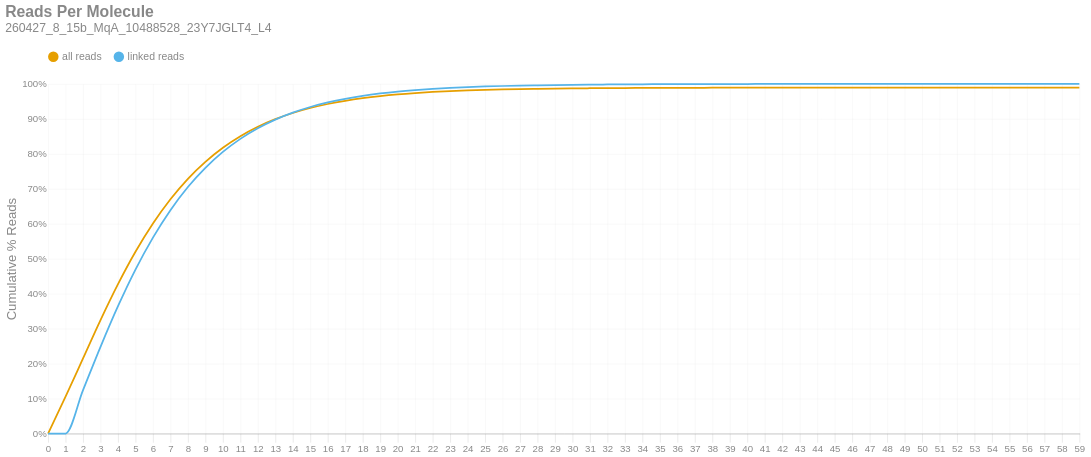

This figure's notebook cell:
### Markdown cell above
### Reads per Molecule
This chart shows the cumulative distribution of the number of reads per linked molecule. That is, how many alignments are associated with a unique molecule. This excludes the number of reads associated with invalid or absent linked-read barcodes. The `linked` histogram is the percentages recalculated when disregarding singletons.

### Code cell
if SKIPLR:
    print_html(f"Skipped")
else:
    counts = np.bincount(valids['reads'].cast(pl.Int64).to_numpy())
    weighted = counts * np.arange(len(counts))
    all_perc = weighted / n_reads
    linked_perc = weighted / n_linked_reads
    linked_perc[1] = 0
    binned_df = pl.DataFrame({
        'readsper': list(range(len(counts))),
        'all reads (cumsum)': np.cumsum(all_perc).tolist(),
        'linked reads (cumsum)': np.cumsum(linked_perc).tolist(),
    })

    with SafeRender(binned_df):
        (
            density_plot(binned_df, 'Reads Per Molecule', samplename, 'readspmol')
            .encode(
                x=alt.X('readsper:O', title=None).axis(labelAngle=0).scale(padding=0),
                y=alt.Y('value:Q', title='Cumulative % Reads').axis(format='%').stack(False),
                color=alt.Color("key:N").scale(domain=["all reads", "linked reads"]),
                tooltip=[
                    alt.Tooltip("key:N", title="Data Type"),
                    alt.Tooltip("readsper:O", title="Reads Per Molecule"),
                    alt.Tooltip("value:Q", format=".2%", title="% Reads (Cum.)")
                ]            
            )
        ).display()

### Figure 1 — Vega-Lite specification as saved in the notebook (floating-point values rounded to 4 significant figures)
{"width": "container", "height": 400, "config": {"title": {"anchor": "start", "dy": -15, "fontSize": 18, "color": "#888888", "subtitleColor": "#888888", "subtitleFontSize": 14}, "arc": {"fill": "#0072B2"}, "axis": {"domainColor": "#888888", "domainWidth": 0.5, "gridWidth": 0.2, "grid": false, "titleFontWeight": 400, "titleFontSize": 15, "labelFontSize": 11, "labelColor": "#888888", "tickColor": "#888888", "tickWidth": 0.2, "titleColor": "#888888"}, "axisBand": {"grid": false}, "axisX": {"grid": true, "tickSize": 10, "domainCap": "round"}, "axisY": {"domain": false, "grid": true, "tickSize": 0, "domainCap": "round"}, "background": "transparent", "header": {"labelFontSize": 15, "labelColor": "#888888", "titleFontSize": 15, "titleFontWeight": 600, "titleColor": "#888888"}, "legend": {"labelFont": "sans-serif", "labelFontSize": 12, "labelColor": "#888888", "symbolSize": 100, "symbolType": "circle", "titleFontSize": 12, "titlePadding": 10, "titleColor": "#888888", "title": null, "orient": "top"}, "range": {"category": ["#E69F00", "#56B4E9", "#009E73", "#F0E442", "#0072B2", "#D55E00", "#CC79A7", "#000000"], "diverging": ["#cfe8f3", "#a2d4ec", "#73bfe2", "#46abdb", "#1696d2", "#12719e"]}, "area": {"fill": "#0072B2", "fillOpacity": 0.7, "line": true, "strokeOpacity": 0.7}, "line": {"color": "#0072B2", "stroke": "#0072B2", "strokeWidth": 2}, "trail": {"color": "#0072B2", "stroke": "#0072B2", "strokeWidth": 0, "size": 1}, "point": {"filled": true, "fillOpacity": 1.0, "size": 95}, "text": {"color": "#888888", "fontSize": 11, "align": "right", "fontWeight": 400, "size": 11}, "bar": {"fill": "#0072B2", "stroke": null}, "view": {"stroke": null, "continuousWidth": 660, "continuousHeight": 400}}, "data": {"name": "data-d497ba40ca4da91fc4fdb604662c12ae"}, "mark": {"type": "line", "interpolate": "monotone", "point": {"opacity": 0, "size": 275}}, "encoding": {"color": {"field": "key", "scale": {"domain": ["all reads", "linked reads"]}, "type": "nominal"}, "tooltip": [{"field": "key", "title": "Data Type", "type": "nominal"}, {"field": "readsper", "title": "Reads Per Molecule", "type": "ordinal"}, {"field": "value", "format": ".2%", "title": "% Reads (Cum.)", "type": "quantitative"}], "x": {"axis": {"labelAngle": 0}, "field": "readsper", "scale": {"padding": 0}, "title": null, "type": "ordinal"}, "y": {"axis": {"format": "%"}, "field": "value", "stack": false, "title": "Cumulative % Reads", "type": "quantitative"}}, "params": [{"name": "param_c36ac31b6afebe62", "select": {"type": "point", "fields": ["key"]}, "bind": "legend"}], "title": {"text": "Reads Per Molecule", "subtitle": "260427_8_15b_MqA_10488528_23Y7JGLT4_L4"}, "transform": [{"fold": ["all reads (cumsum)", "linked reads (cumsum)"]}, {"calculate": "replace(datum.key, ' (cumsum)', '')", "as": "key"}, {"filter": {"param": "param_c36ac31b6afebe62"}}], "usermeta": {"embedOptions": {"downloadFileName": "260427_8_15b_MqA_10488528_23Y7JGLT4_L4.readspmol"}}, "$schema": "https://vega.github.io/schema/vega-lite/v6.4.1.json", "datasets": {"data-d497ba40ca4da91fc4fdb604662c12ae": [{"readsper": 0, "all reads (cumsum)": 0.0, "linked reads (cumsum)": 0.0}, {"readsper": 1, "all reads (cumsum)": 0.1051, "linked reads (cumsum)": 0.0}, {"readsper": 2, "all reads (cumsum)": 0.2148, "linked reads (cumsum)": 0.124}, {"readsper": 3, "all reads (cumsum)": 0.3244, "linked reads (cumsum)": 0.2479}, {"readsper": 4, "all reads (cumsum)": 0.4272, "linked reads (cumsum)": 0.3642}, {"readsper": 5, "all reads (cumsum)": 0.5199, "linked reads (cumsum)": 0.469}, {"readsper": 6, "all reads (cumsum)": 0.6007, "linked reads (cumsum)": 0.5604}, {"readsper": 7, "all reads (cumsum)": 0.6701, "linked reads (cumsum)": 0.6389}, {"readsper": 8, "all reads (cumsum)": 0.7286, "linked reads (cumsum)": 0.705}, {"readsper": 9, "all reads (cumsum)": 0.7771, "linked reads (cumsum)": 0.7599}, {"readsper": 10, "all reads (cumsum)": 0.8174, "linked reads (cumsum)": 0.8054}, {"readsper": 11, "all reads (cumsum)": 0.8504, "linked reads (cumsum)": 0.8428}, {"readsper": 12, "all reads (cumsum)": 0.8773, "linked reads (cumsum)": 0.8732}, {"readsper": 13, "all reads (cumsum)": 0.8991, "linked reads (cumsum)": 0.8979}, {"readsper": 14, "all reads (cumsum)": 0.9168, "linked reads (cumsum)": 0.9179}, {"readsper": 15, "all reads (cumsum)": 0.931, "linked reads (cumsum)": 0.934}, {"readsper": 16, "all reads (cumsum)": 0.9425, "linked reads (cumsum)": 0.9469}, {"readsper": 17, "all reads (cumsum)": 0.9517, "linked reads (cumsum)": 0.9574}, {"readsper": 18, "all reads (cumsum)": 0.9592, "linked reads (cumsum)": 0.9659}, {"readsper": 19, "all reads (cumsum)": 0.9652, "linked reads (cumsum)": 0.9726}, {"readsper": 20, "all reads (cumsum)": 0.97, "linked reads (cumsum)": 0.9781}, {"readsper": 21, "all reads (cumsum)": 0.9738, "linked reads (cumsum)": 0.9824}, {"readsper": 22, "all reads (cumsum)": 0.9769, "linked reads (cumsum)": 0.9858}, {"readsper": 23, "all reads (cumsum)": 0.9794, "linked reads (cumsum)": 0.9886}, {"readsper": 24, "all reads (cumsum)": 0.9813, "linked reads (cumsum)": 0.9908}, {"readsper": 25, "all reads (cumsum)": 0.9829, "linked reads (cumsum)": 0.9926}, {"readsper": 26, "all reads (cumsum)": 0.9841, "linked reads (cumsum)": 0.994}, {"readsper": 27, "all reads (cumsum)": 0.9852, "linked reads (cumsum)": 0.9952}, {"readsper": 28, "all reads (cumsum)": 0.9859, "linked reads (cumsum)": 0.996}, {"readsper": 29, "all reads (cumsum)": 0.9866, "linked reads (cumsum)": 0.9968}, {"readsper": 30, "all reads (cumsum)": 0.9871, "linked reads (cumsum)": 0.9974}, {"readsper": 31, "all reads (cumsum)": 0.9876, "linked reads (cumsum)": 0.9979}, {"readsper": 32, "all reads (cumsum)": 0.9879, "linked reads (cumsum)": 0.9983}, {"readsper": 33, "all reads (cumsum)": 0.9882, "linked reads (cumsum)": 0.9986}, {"readsper": 34, "all reads (cumsum)": 0.9884, "linked reads (cumsum)": 0.9989}, {"readsper": 35, "all reads (cumsum)": 0.9886, "linked reads (cumsum)": 0.9991}, {"readsper": 36, "all reads (cumsum)": 0.9888, "linked reads (cumsum)": 0.9993}, {"readsper": 37, "all reads (cumsum)": 0.9889, "linked reads (cumsum)": 0.9994}, {"readsper": 38, "all reads (cumsum)": 0.989, "linked reads (cumsum)": 0.9995}, {"readsper": 39, "all reads (cumsum)": 0.9891, "linked reads (cumsum)": 0.9996}, {"readsper": 40, "all reads (cumsum)": 0.9892, "linked reads (cumsum)": 0.9997}, {"readsper": 41, "all reads (cumsum)": 0.9892, "linked reads (cumsum)": 0.9998}, {"readsper": 42, "all reads (cumsum)": 0.9893, "linked reads (cumsum)": 0.9998}, {"readsper": 43, "all reads (cumsum)": 0.9893, "linked reads (cumsum)": 0.9998}, {"readsper": 44, "all reads (cumsum)": 0.9893, "linked reads (cumsum)": 0.9999}, {"readsper": 45, "all reads (cumsum)": 0.9893, "linked reads (cumsum)": 0.9999}, {"readsper": 46, "all reads (cumsum)": 0.9893, "linked reads (cumsum)": 0.9999}, {"readsper": 47, "all reads (cumsum)": 0.9894, "linked reads (cumsum)": 0.9999}, {"readsper": 48, "all reads (cumsum)": 0.9894, "linked reads (cumsum)": 1.0}, {"readsper": 49, "all reads (cumsum)": 0.9894, "linked reads (cumsum)": 1.0}, {"readsper": 50, "all reads (cumsum)": 0.9894, "linked reads (cumsum)": 1.0}, {"readsper": 51, "all reads (cumsum)": 0.9894, "linked reads (cumsum)": 1.0}, {"readsper": 52, "all reads (cumsum)": 0.9894, "linked reads (cumsum)": 1.0}, {"readsper": 53, "all reads (cumsum)": 0.9894, "linked reads (cumsum)": 1.0}, {"readsper": 54, "all reads (cumsum)": 0.9894, "linked reads (cumsum)": 1.0}, {"readsper": 55, "all reads (cumsum)": 0.9894, "linked reads (cumsum)": 1.0}, {"readsper": 56, "all reads (cumsum)": 0.9894, "linked reads (cumsum)": 1.0}, {"readsper": 57, "all reads (cumsum)": 0.9894, "linked reads (cumsum)": 1.0}, {"readsper": 58, "all reads (cumsum)": 0.9894, "linked reads (cumsum)": 1.0}, {"readsper": 59, "all reads (cumsum)": 0.9894, "linked reads (cumsum)": 1.0}]}}
